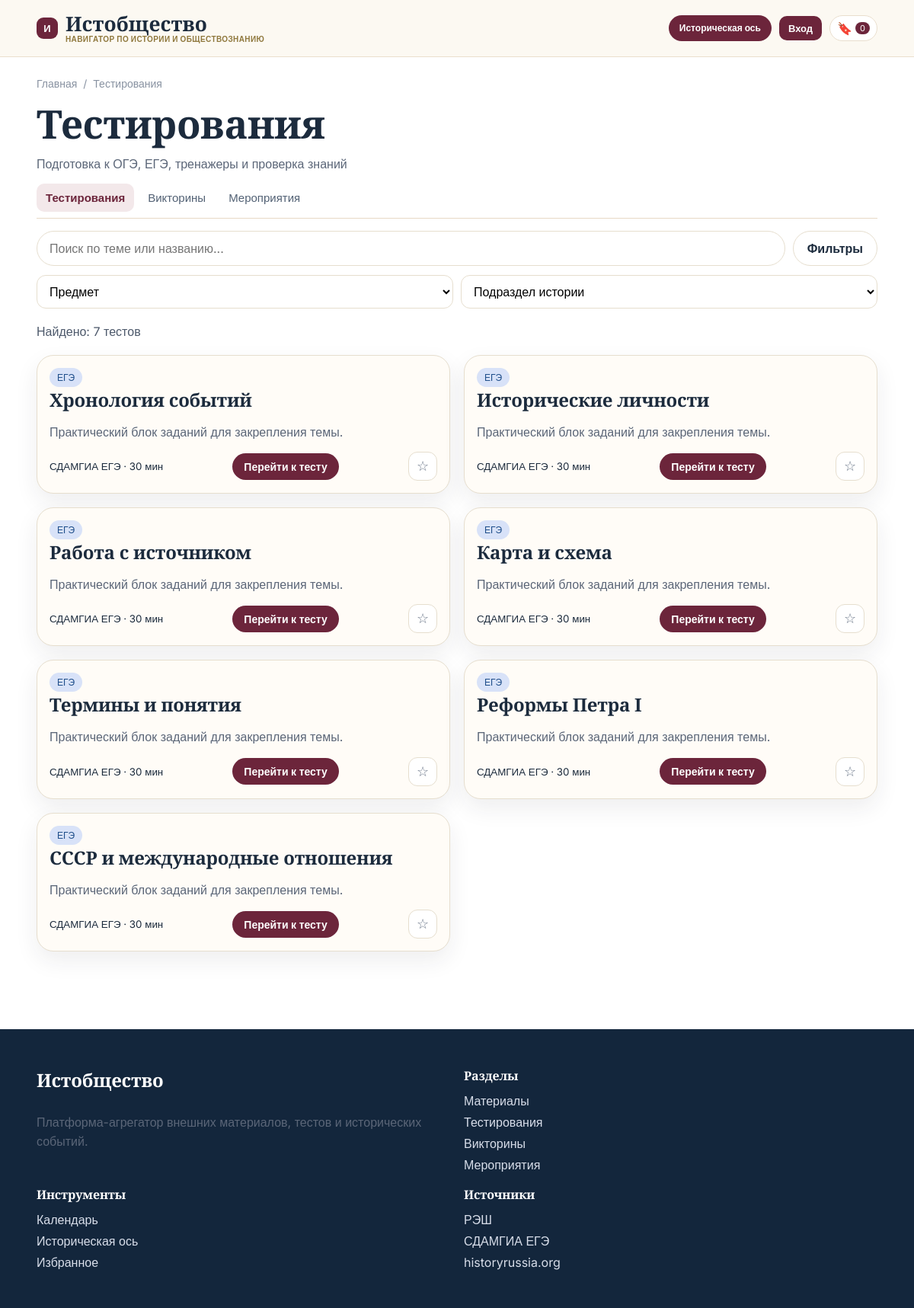
The page /tests/ on the database its author committed.
### apps/tests_catalog/models.py (models this page shows, shortened)
class TestItem(TimeStampedModel):
    title = models.CharField(max_length=255)
    slug = models.SlugField(max_length=255, unique=True)
    short_description = models.TextField(blank=True)
    source = models.ForeignKey(Source, on_delete=models.PROTECT, related_name="tests")
    external_url = models.URLField(blank=True)
    primary_file = models.FileField(upload_to="tests/files/", blank=True, null=True)
    cover_image = models.ImageField(upload_to="tests/covers/", blank=True, null=True)
    catalog_section = models.CharField(max_length=20, choices=TEST_CATALOG_SECTION_CHOICES, default="testing")
    subject = models.CharField(max_length=20, choices=TEST_SUBJECT_CHOICES, default="history")
    history_subsection = models.CharField(max_length=10, choices=HISTORY_SUBSECTION_CHOICES, blank=True)
    exam_type = models.CharField(max_length=32, choices=EXAM_TYPE_CHOICES, default="school_trainer")
    task_type = models.CharField(max_length=32, choices=TASK_TYPE_CHOICES, default="mixed")
    difficulty = models.CharField(max_length=16, choices=DIFFICULTY_CHOICES, default="medium")
    duration_minutes = models.PositiveIntegerField(default=30)
    badge_text = models.CharField(max_length=64, blank=True)
    is_external_resource = models.BooleanField(default=True)
    is_published = models.BooleanField(default=True)
    sort_order = models.PositiveIntegerField(default=0)
    tags = models.ManyToManyField(Tag, related_name="tests", blank=True)
    related_materials = models.ManyToManyField(Material, related_name="related_tests", blank=True)
    class Meta:
        ordering = ["sort_order", "title"]

### apps/common/models.py (models this page shows, shortened)
class TimeStampedModel(models.Model):
    created_at = models.DateTimeField(auto_now_add=True)
    updated_at = models.DateTimeField(auto_now=True)
    class Meta:
        abstract = True

class Source(TimeStampedModel):
    name = models.CharField(max_length=255, unique=True)
    slug = models.SlugField(max_length=255, unique=True)
    domain = models.CharField(max_length=255, blank=True)
    base_url = models.URLField(blank=True)
    source_type = models.CharField(max_length=64, choices=SOURCE_TYPE_CHOICES, default="external_education")
    logo = models.ImageField(upload_to="sources/logos/", blank=True, null=True)
    is_active = models.BooleanField(default=True)
    sort_order = models.PositiveIntegerField(default=0)
    class Meta:
        ordering = ["sort_order", "name"]

### apps/tests_catalog/views.py (the view)
# urls.py: path("tests/", views.tests_page, name="tests"),
def tests_page(request):
    return _catalog_page(request, "testing", "Тестирования", "Подготовка к ОГЭ, ЕГЭ, тренажеры и проверка знаний")

### apps/core/context_processors.py (called while the page is built)
def site_meta(_request):
    return {
        "site_name": SITE_BRAND_NAME,
        "site_tagline": SITE_BRAND_TAGLINE,
    }

### apps/favorites/context_processors.py (called while the page is built)
def favorites_context(request):
    favorites = ensure_session_favorites(request)
    return {
        "favorites_count": total_favorites_count(favorites),
        "favorites_state": favorites,
    }

### apps/favorites/services.py (called while the page is built)
def _normalized_favorites(raw_favorites):
    fallback = {key: [] for key in FAVORITE_GROUPS}
    if not isinstance(raw_favorites, dict):
        return fallback
    normalized = {}
    for group in FAVORITE_GROUPS:
        values = raw_favorites.get(group, [])
        if isinstance(values, (list, tuple, set)):
            normalized[group] = [item for item in values if isinstance(item, int)]
        else:
            normalized[group] = []
    return normalized

def ensure_session_favorites(request):
    fallback = {key: [] for key in FAVORITE_GROUPS}
    try:
        session = getattr(request, "session", None)
        if session is None:
            return fallback
        favorites = session.get(settings.FAVORITES_SESSION_KEY)
        if not favorites:
            favorites = fallback.copy()
        return _normalized_favorites(favorites)
    except Exception:
        return fallback

def total_favorites_count(favorites):
    safe_favorites = _normalized_favorites(favorites)
    return sum(len(values) for values in safe_favorites.values())

### templates/tests_catalog/tests.html (shortened to what this page needs)
{% extends "base.html" %}
{% load static %}
{% block page_css %}<link rel="stylesheet" href="{% static 'css/pages/tests.css' %}">{% endblock %}
{% block content %}
<section class="container section">
  {% include "includes/components/breadcrumbs.html" with current=section_title %}
  <h1>{{ section_title }}</h1>
  <p>{{ section_description }}</p>
  <div class="period-tabs">
    <a class="{% if catalog_section == 'testing' %}is-active{% endif %}" href="/tests/">Тестирования</a>
    <a class="{% if catalog_section == 'self_check' %}is-active{% endif %}" href="/self-check/">Викторины</a>
    <a class="{% if catalog_section == 'activities' %}is-active{% endif %}" href="/activities/">Мероприятия</a>
  </div>
  <form
    class="filter-form"
    method="get"
    hx-get="{% if catalog_section == 'self_check' %}/htmx/self-check/filter/{% elif catalog_section == 'activities' %}/htmx/activities/filter/{% else %}/htmx/tests/filter/{% endif %}"
    hx-target="#tests-grid"
    hx-trigger="change delay:200ms, keyup changed delay:300ms from:input[name='q']"
  >
    <div class="search-form">
      <input type="text" name="q" value="{{ selected.q }}" placeholder="Поиск по теме или названию...">
      {% if catalog_section != "self_check" %}
        <button type="submit" class="btn btn-outline">Фильтры</button>
      {% endif %}
    </div>
    {% if catalog_section != "self_check" %}
      <div class="filter-row">
        {% if catalog_section != "activities" %}
          <select name="subject">
            <option value="">Предмет</option>
          </select>
          <select name="history_subsection">
            <option value="">Подраздел истории</option>
          </select>
        {% endif %}
      </div>
    {% endif %}
  </form>
  <p class="result-note">Найдено: {{ total_count }} {% if catalog_section == "activities" %}карточек{% else %}тестов{% endif %}</p>
  <div id="tests-grid" class="grid-4">
    {% include "tests_catalog/partials/tests_grid.html" with tests=tests total_count=total_count %}
  </div>
</section>
{% endblock %}

### templates/includes/components/test_card.html (shortened to what this page needs)
<article class="card test-card">
  <div class="card-head">
    {% if test.catalog_section == "activities" %}
      <span class="pill">Мероприятие</span>
    {% else %}
      <span class="pill">{{ test.get_exam_type_display }}</span>
    {% endif %}
  </div>
  <h3>{{ test.title }}</h3>
  <p>{{ test.short_description|truncatechars:96 }}</p>
  <div class="card-footer">
    {% if test.catalog_section == "activities" %}
      <small>{{ test.source.name }}</small>
    {% else %}
      <small>{{ test.source.name }} · {{ test.duration_minutes }} мин</small>
    {% endif %}
    {% if test.primary_file %}
      <a class="btn btn-outline" href="{{ test.primary_file.url }}" download>Скачать файл</a>
    {% elif test.external_url %}
      <a
        class="btn js-external-go"
        href="/go/test/{{ test.id }}/"
        data-item-title="{{ test.title }}"
        data-source-domain="{{ test.source.domain|default:test.source.name }}"
        data-content-label="{% if test.catalog_section == 'activities' %}материалу{% else %}тесту{% endif %}"
      >{% if test.catalog_section == "activities" %}Открыть материал{% else %}Перейти к тесту{% endif %}</a>
    {% endif %}
    {% if test.id in favorites_state.tests %}
      {% include "includes/components/favorite_button.html" with item_type="tests" item_id=test.id is_saved=True %}
    {% else %}
      {% include "includes/components/favorite_button.html" with item_type="tests" item_id=test.id is_saved=False %}
    {% endif %}
  </div>
</article>

### templates/includes/components/favorite_button.html
{% with saved=is_saved|default:False %}
<button
  class="favorite-btn {% if saved %}is-saved{% endif %}"
  hx-post="/htmx/favorites/toggle/"
  hx-vals='{"item_type":"{{ item_type }}","item_id":"{{ item_id }}"}'
  hx-target="this"
  hx-swap="outerHTML"
  hx-trigger="click"
  aria-label="{% if saved %}Убрать из избранного{% else %}Сохранить в избранное{% endif %}"
  title="{% if saved %}Убрать из избранного{% else %}Сохранить в избранное{% endif %}"
>
  {% if saved %}★{% else %}☆{% endif %}
</button>
{% endwith %}

### static/css/base.css (style rules this page uses)
:root { --background-main: #ffffff; --background-card: #fffcf7; --background-hero-dark: #13263c; --text-primary: #1c2b3d; --text-secondary: #5b6678; --accent-burgundy: #6c253b; --accent-gold: #b98e3f; --accent-blue: #1b79da; --accent-green: #2d8f48; --card-border: #e6dece; --chip-bg: #ebe4d7; --footer-bg: #13263c; --radius-md: 14px; --radius-lg: 22px; --shadow-soft: 0 12px 30px rgba(34, 38, 48, 0.08); }
* { box-sizing: border-box; }
body { margin: 0; background: var(--background-main); color: var(--text-primary); font-family: "Inter", sans-serif; }
h1, h2, h3, h4 { font-family: "Cormorant Garamond", serif; margin: 0 0 14px; letter-spacing: -0.01em; }
h1 { font-size: clamp(2.4rem, 4.3vw, 4.35rem); line-height: 1.03; }
h3 { font-size: clamp(1.35rem, 2vw, 1.9rem); }
p { margin: 0 0 14px; color: var(--text-secondary); line-height: 1.52; }
a { color: inherit; text-decoration: none; }
button, input, select { font: inherit; }

### static/css/layout.css (style rules this page uses)
.container { width: min(1600px, 92vw); margin: 0 auto; }
.section { padding: 52px 0; }
.main-content > .section:first-child { padding-top: 26px; }
.grid-4 { display: grid; grid-template-columns: repeat(4, minmax(0, 1fr)); gap: 18px; }
.result-note { font-size: 1rem; margin: 18px 0; color: #4d596b; }
@media (max-width: 1279px) { .grid-4 { grid-template-columns: repeat(2, minmax(0, 1fr)); } }

### static/css/components.css (style rules this page uses)
.btn { display: inline-flex; align-items: center; justify-content: center; padding: 10px 18px; border: 0; border-radius: 999px; background: var(--accent-burgundy); color: #fff; cursor: pointer; font-weight: 600; }
.btn-outline { background: #fff; color: var(--text-primary); border: 1px solid var(--card-border); }
.search-form { display: grid; grid-template-columns: 1fr auto; gap: 10px; position: relative; }
.search-form input, .search-form select { width: 100%; border: 1px solid var(--card-border); border-radius: 999px; padding: 12px 16px; background: #fff; }
.filter-form { display: grid; gap: 12px; margin: 16px 0 14px; }
.filter-row { display: grid; grid-template-columns: repeat(4, minmax(0, 1fr)); gap: 10px; }
.filter-row select { border: 1px solid var(--card-border); border-radius: 12px; background: #fff; padding: 10px 12px; }
.period-tabs { display: flex; flex-wrap: wrap; gap: 6px; border-bottom: 1px solid #e7d9c6; padding-bottom: 8px; margin-bottom: 14px; }
.period-tabs button, .period-tabs a { border: 0; background: transparent; border-radius: 10px; padding: 9px 12px; cursor: pointer; color: #526174; font-size: 15px; }
.period-tabs button.is-active, .period-tabs a.is-active { color: var(--accent-burgundy); background: #f3e8ea; font-weight: 600; }
.card { background: var(--background-card); border: 1px solid var(--card-border); border-radius: var(--radius-lg); padding: 16px; box-shadow: var(--shadow-soft); }
.card-head, .card-footer, .toolbar { display: flex; flex-wrap: wrap; gap: 8px; align-items: center; justify-content: space-between; }
.card-footer .btn { padding: 9px 15px; font-size: 14px; }
.pill { background: #e4d5bf; color: #544027; border-radius: 999px; padding: 5px 10px; font-size: 12px; }
.favorite-btn { width: 38px; min-width: 38px; height: 38px; display: inline-flex; align-items: center; justify-content: center; background: #fff; border: 1px solid var(--card-border); color: #6e7a8b; border-radius: 12px; padding: 0; cursor: pointer; font-size: 18px; line-height: 1; transition: all 0.18s ease; }
.material-card, .test-card, .event-card { display: flex; flex-direction: column; height: 100%; }
.material-card .card-footer, .test-card .card-footer, .event-card .card-footer { margin-top: auto; }
@media (max-width: 1279px) { .filter-row { grid-template-columns: repeat(2, minmax(0, 1fr)); } }

### static/css/pages/tests.css (style rules this page uses)
.test-card .pill:first-child { background: #d8e2f8; color: #1f4e8a; }

### rows shown on the page
TestItem: exam_type "ЕГЭ", title "Хронология событий", short_description "Практический блок заданий для закрепления темы.", source.name "СДАМГИА ЕГЭ", duration_minutes "30", catalog_section "Перейти к тесту"
TestItem: exam_type "ЕГЭ", title "Исторические личности", short_description "Практический блок заданий для закрепления темы.", source.name "СДАМГИА ЕГЭ", duration_minutes "30", catalog_section "Перейти к тесту"
TestItem: exam_type "ЕГЭ", title "Работа с источником", short_description "Практический блок заданий для закрепления темы.", source.name "СДАМГИА ЕГЭ", duration_minutes "30", catalog_section "Перейти к тесту"
TestItem: exam_type "ЕГЭ", title "Карта и схема", short_description "Практический блок заданий для закрепления темы.", source.name "СДАМГИА ЕГЭ", duration_minutes "30", catalog_section "Перейти к тесту"
TestItem: exam_type "ЕГЭ", title "Термины и понятия", short_description "Практический блок заданий для закрепления темы.", source.name "СДАМГИА ЕГЭ", duration_minutes "30", catalog_section "Перейти к тесту"
TestItem: exam_type "ЕГЭ", title "Реформы Петра I", short_description "Практический блок заданий для закрепления темы.", source.name "СДАМГИА ЕГЭ", duration_minutes "30", catalog_section "Перейти к тесту"
TestItem: exam_type "ЕГЭ", title "СССР и международные отношения", short_description "Практический блок заданий для закрепления темы.", source.name "СДАМГИА ЕГЭ", duration_minutes "30", catalog_section "Перейти к тесту"

### other values the page prints
{{ site_name }} "Истобщество"
{{ site_tagline }} "НАВИГАТОР ПО ИСТОРИИ И ОБЩЕСТВОЗНАНИЮ"
{{ favorites_count|default:0 }} "0"
{{ current }} "Тестирования"
{{ section_title }} "Тестирования"
{{ section_description }} "Подготовка к ОГЭ, ЕГЭ, тренажеры и проверка знаний"
{{ total_count }} "7"
